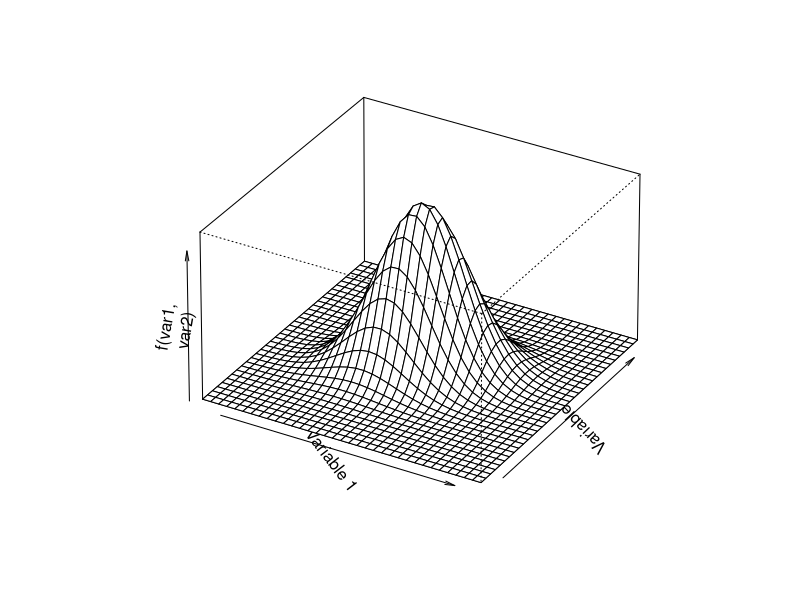
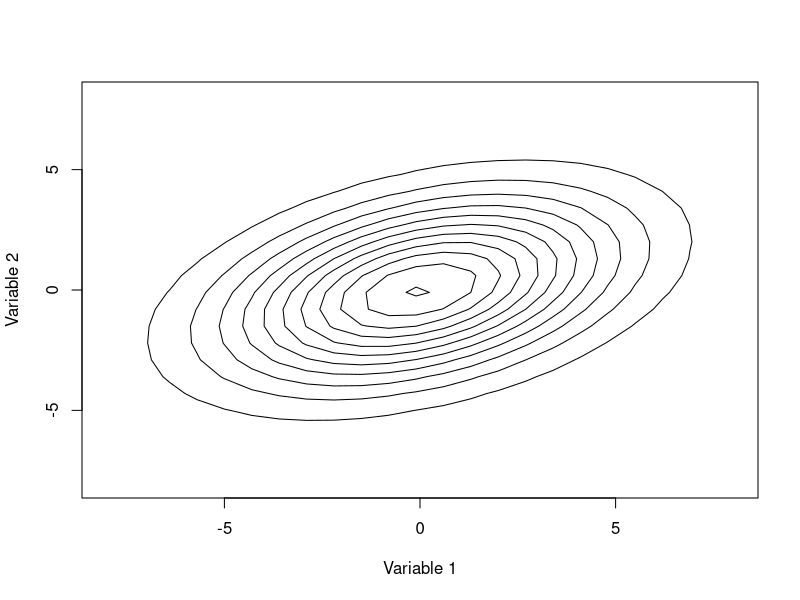

Source code (R) for these figures, in order:

mu <- c(0,0)
sigma <- matrix(c(10,3,3,6),2,2)
rho <- sigma[1,2] / (sqrt(sigma[1,1] * sigma[2,2]))
var1 <- seq(-12,12,.7)
var2 <- var1
f <- matrix(0, length(var1), length(var1))



for( i in 1:length(var1)){
 for(j in 1:length(var1)){
 f[i,j] <- 1/(2 * pi * sqrt(sigma[1,1] * sigma[2,2] * (1-rho ^ 2)))*exp(-1 /
(2 * (1-rho ^ 2)) * ((var1[i] - mu[1]) ^ 2 / sigma[1,1] + (var2[j] - mu[2]) ^ 2 /
sigma[2,2]-2 * rho * ((var1[i] - mu[1]) * (var2[j] - mu[2])) / (sqrt(sigma[1,1]) *
sqrt(sigma[2,2]))))}}
 persp(var1, var2, f, xlab = "Variable 1", ylab = "Variable 2", zlab = "f(var1,
var2)", theta = 30, phi = 30, r = 50, d = 0.2, expand = 0.6, ltheta = 90, lphi =
180, nticks = 4)



contour(var1, var2, f, xlab = "Variable 1", ylab = "Variable 2", nlevels = 8,
drawlabels = F, xlim = c(-8,8), ylim = c(-8,8))

